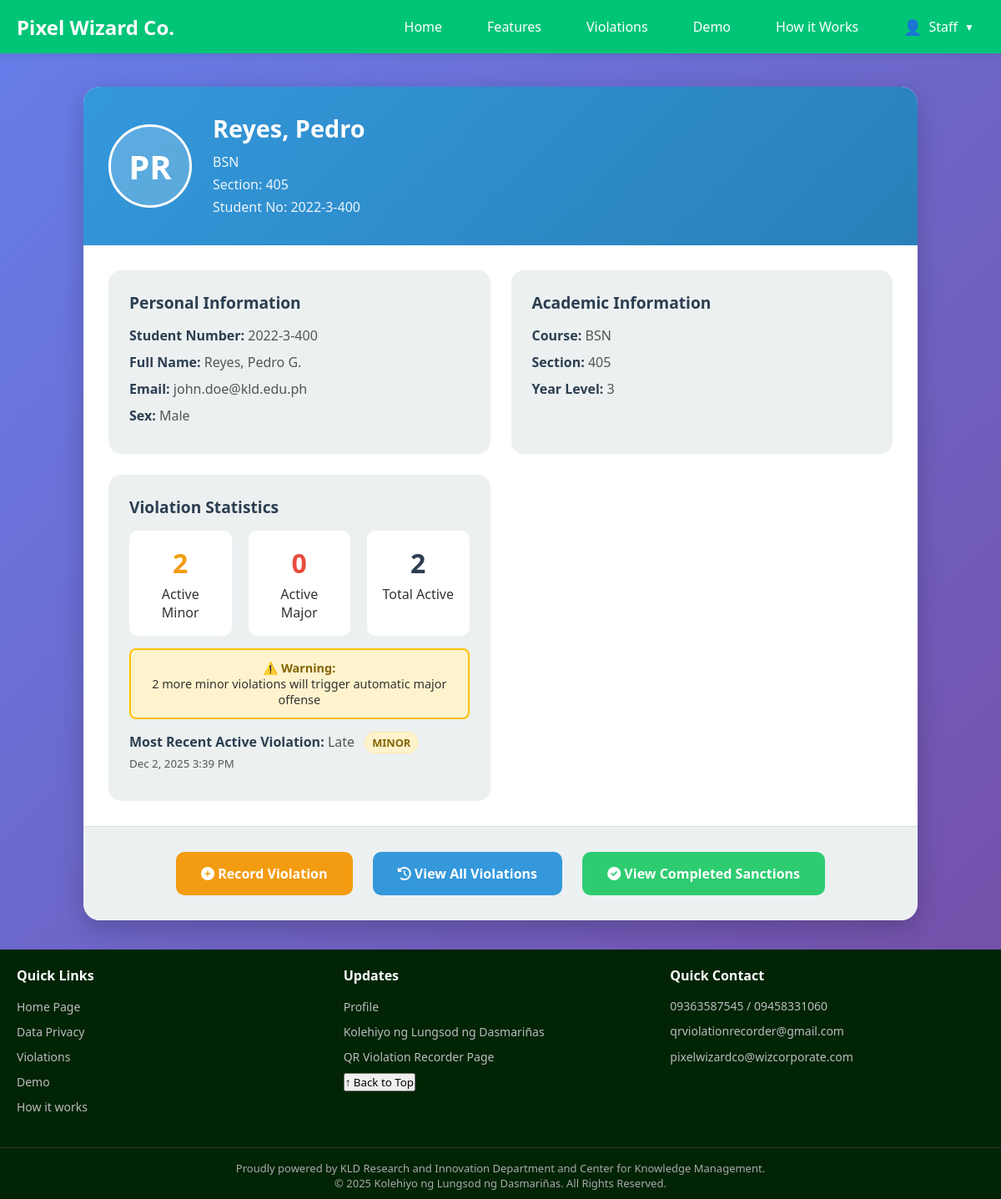
/staff_db.php?student_id=45 (signed in), run on the app's committed database.
### tables this page shows
CREATE TABLE `student_profiles` (
  `id` int(11) NOT NULL,
  `user_id` int(11) NOT NULL,
  `surname` varchar(100) DEFAULT NULL,
  `firstname` varchar(100) DEFAULT NULL,
  `middle_initial` varchar(5) DEFAULT NULL,
  `student_number` varchar(30) DEFAULT NULL,
  `sex` varchar(20) DEFAULT NULL,
  `course` varchar(10) DEFAULT NULL,
  `section` varchar(10) DEFAULT NULL,
  `qr_code` varchar(255) DEFAULT NULL,
  `created_at` timestamp NOT NULL DEFAULT current_timestamp(),
  `year_level` varchar(10) DEFAULT NULL
);

CREATE TABLE `users` (
  `id` int(11) NOT NULL,
  `full_name` varchar(100) NOT NULL,
  `email` varchar(150) NOT NULL,
  `password` varchar(255) NOT NULL,
  `created_at` timestamp NOT NULL DEFAULT current_timestamp(),
  `completed_setup` tinyint(1) NOT NULL DEFAULT 0,
  `otp_code` varchar(6) DEFAULT NULL,
  `otp_expires_at` datetime DEFAULT NULL,
  `profile_completed` tinyint(1) DEFAULT 0
);

CREATE TABLE `violations` (
  `id` int(11) NOT NULL,
  `user_id` int(11) NOT NULL,
  `recorded_by` int(11) NOT NULL,
  `admin_id` int(11) DEFAULT NULL,
  `staff_id` int(11) DEFAULT NULL,
  `user_type` enum('admin','staff') NOT NULL,
  `violation_type` varchar(255) NOT NULL,
  `violation_category` enum('minor','major') NOT NULL DEFAULT 'minor',
  `description` text DEFAULT NULL,
  `proof_filename` varchar(255) DEFAULT NULL,
  `status` enum('pending','under_review','resolved','dismissed') NOT NULL DEFAULT 'pending',
  `created_at` datetime DEFAULT current_timestamp(),
  `resolved_at` datetime DEFAULT NULL,
  `resolved_by` int(11) DEFAULT NULL,
  `resolution_notes` text DEFAULT NULL
);

### staff_db.php (the view, shortened to what this page needs)
<?php
require_once 'database.php';
$student_id = isset($_GET['student_id']) ? $_GET['student_id'] : '';
function getStudentData($student_id, $conn) {
    $sql = "SELECT sp.*, u.email
            FROM student_profiles sp
            JOIN users u ON sp.user_id = u.id
            WHERE sp.student_number = ?
            LIMIT 1";
    $stmt = mysqli_prepare($conn, $sql);
    mysqli_stmt_bind_param($stmt, "s", $student_id);
    mysqli_stmt_execute($stmt);
    $result = mysqli_stmt_get_result($stmt);
    $sql = "SELECT sp.*, u.email
            FROM student_profiles sp
            JOIN users u ON sp.user_id = u.id
            WHERE sp.user_id = ?
            LIMIT 1";
    $stmt = mysqli_prepare($conn, $sql);
    mysqli_stmt_bind_param($stmt, "i", $student_id);
    mysqli_stmt_execute($stmt);
    $result = mysqli_stmt_get_result($stmt);
    if ($result && mysqli_num_rows($result) > 0) {
        return mysqli_fetch_assoc($result);
    }
    return null;
}
function getViolationCounts($user_id, $conn) {
    $sql = "SELECT COUNT(DISTINCT v.id) AS total
            FROM violations v
            LEFT JOIN sanctions s ON v.id = s.violation_id
            WHERE v.user_id = ?
            AND v.violation_category = 'minor'
            AND (s.status IS NULL OR s.status != 'completed')";
    $stmt = mysqli_prepare($conn, $sql);
    mysqli_stmt_bind_param($stmt, "i", $user_id);
    mysqli_stmt_execute($stmt);
    $result = mysqli_stmt_get_result($stmt);
    $minor_row = mysqli_fetch_assoc($result);
    $minor_total = $minor_row ? $minor_row['total'] : 0;
    $sql = "SELECT COUNT(DISTINCT v.id) AS total
            FROM violations v
            LEFT JOIN sanctions s ON v.id = s.violation_id
            WHERE v.user_id = ?
            AND v.violation_category = 'major'
            AND (s.status IS NULL OR s.status != 'completed')";
    $stmt = mysqli_prepare($conn, $sql);
    mysqli_stmt_bind_param($stmt, "i", $user_id);
    mysqli_stmt_execute($stmt);
    $result = mysqli_stmt_get_result($stmt);
    $major_row = mysqli_fetch_assoc($result);
    $major_total = $major_row ? $major_row['total'] : 0;
    $sql = "SELECT COUNT(DISTINCT v.id) AS total
            FROM violations v
            JOIN sanctions s ON v.id = s.violation_id
            WHERE v.user_id = ?
            AND s.status = 'completed'";
    $stmt = mysqli_prepare($conn, $sql);
    mysqli_stmt_bind_param($stmt, "i", $user_id);
    mysqli_stmt_execute($stmt);
    $result = mysqli_stmt_get_result($stmt);
    $cleared_row = mysqli_fetch_assoc($result);
    $cleared_total = $cleared_row ? $cleared_row['total'] : 0;
    $converted_majors = floor($minor_total / 4);
    $effective_major_total = $major_total + $converted_majors;
    $remaining_minors = $minor_total % 4;
    return [
        'minor_total' => $minor_total,
        'major_total' => $major_total,
        'cleared_total' => $cleared_total,
        'converted_majors' => $converted_majors,
        'effective_major_total' => $effective_major_total,
        'remaining_minors' => $remaining_minors,
        'total_violations' => $minor_total + $major_total,
        'active_violations' => $minor_total + $major_total
    ];
}
function getRecentViolation($user_id, $conn) {
    $sql = "SELECT v.violation_type, v.violation_category, v.created_at, v.status
            FROM violations v
            LEFT JOIN sanctions s ON v.id = s.violation_id
            WHERE v.user_id = ?
            AND (s.status IS NULL OR s.status != 'completed')
            ORDER BY v.created_at DESC
            LIMIT 1";
    $stmt = mysqli_prepare($conn, $sql);
    mysqli_stmt_bind_param($stmt, "i", $user_id);
    mysqli_stmt_execute($stmt);
    $result = mysqli_stmt_get_result($stmt);
    if ($result && mysqli_num_rows($result) > 0) {
        return mysqli_fetch_assoc($result);
    }
    return null;
}
function getTotalStudents($conn) {
    $sql = "SELECT COUNT(*) AS total FROM student_profiles";
    $result = mysqli_query($conn, $sql);
    if ($result) {
        $row = mysqli_fetch_assoc($result);
        return $row['total'];
    }
    return 0;
}
function getMonthlyViolations($conn) {
    $sql = "SELECT COUNT(*) AS total
            FROM violations
            WHERE MONTH(created_at) = MONTH(CURDATE())
            AND YEAR(created_at) = YEAR(CURDATE())";
    $result = mysqli_query($conn, $sql);
    if ($result) {
        $row = mysqli_fetch_assoc($result);
        return $row['total'];
    }
    return 0;
}
function getPendingCases($conn) {
    $sql = "SELECT COUNT(DISTINCT v.id) AS total
            FROM violations v
            LEFT JOIN sanctions s ON v.id = s.violation_id
            WHERE (s.status IS NULL OR s.status != 'completed')";
    $result = mysqli_query($conn, $sql);
    if ($result) {
        $row = mysqli_fetch_assoc($result);
        return $row['total'];
    }
    return 0;
}
$total_students = getTotalStudents($conn);
$monthly_violations = getMonthlyViolations($conn);
$pending_cases = getPendingCases($conn);
$student_data = null;
$violation_counts = null;
$recent_violation = null;
if ($student_id) {
    $student_data = getStudentData($student_id, $conn);
    if ($student_data) {
        $violation_counts = getViolationCounts($student_data['user_id'], $conn);
        $recent_violation = getRecentViolation($student_data['user_id'], $conn);
    }
}
?>
<!DOCTYPE html>
<html lang="en">
<head>
    <link rel="stylesheet" href="https://cdnjs.cloudflare.com/ajax/libs/font-awesome/6.0.0/css/all.min.css">
</head>
<body>
    <?php include 'nav.php'; ?>
    <div class="staff-container">
        <div class="staff-main">
            <?php if (!$student_id || !$student_data): ?>
                <div class="welcome-section">
                    <div class="welcome-icon">
                        <i class="fas fa-qrcode"></i>
                    </div>
                    <h2>Ready to Scan Student QR Code</h2>
                    <p>Scan a student's QR code to view their profile and record violations</p>
                    <div class="quick-stats">
                        <div class="stat-card">
                            <div class="stat-number"><?php echo $total_students; ?></div>
                            <div class="stat-label">Total Students</div>
                        </div>
                        <div class="stat-card">
                            <div class="stat-number"><?php echo $monthly_violations; ?></div>
                            <div class="stat-label">Violations This Month</div>
                        </div>
                        <div class="stat-card">
                            <div class="stat-number"><?php echo $pending_cases; ?></div>
                            <div class="stat-label">Active Cases</div>
                        </div>
                    </div>
                    <div class="scan-instructions">
                        <h3>How to Record a Violation</h3>
                        <ol>
                            <li><strong>Scan QR Code:</strong> Use your device camera to scan the student's QR code</li>
                            <li><strong>View Profile:</strong> Student information will automatically appear</li>
                            <li><strong>Record Violation:</strong> Click "Record Violation" button</li>
                            <li><strong>Fill Details:</strong> Enter violation type, description, and evidence</li>
                            <li><strong>Submit:</strong> Save the violation record to the system</li>
                        </ol>
                    </div>
                    <div style="color: #666; font-style: italic; margin-top: 30px;">
                        <i class="fas fa-info-circle"></i>
                        Waiting for QR code scan...
                    </div>
                </div>
            <?php else: ?>
                <div class="student-profile">
                    <div class="profile-header">
                        <div class="profile-avatar">
                            <?php
                            $firstname = $student_data['firstname'] ?? '';
                            $surname = $student_data['surname'] ?? '';
                            if ($firstname && $surname) {
                                echo strtoupper(substr($firstname, 0, 1) . substr($surname, 0, 1));
                            } else {
                                echo 'ST';
                            }
                            ?>
                        </div>
                        <div class="profile-info">
                            <h2>
                                <?php
                                if ($student_data['surname'] && $student_data['firstname']) {
                                    echo htmlspecialchars($student_data['surname'] . ', ' . $student_data['firstname']);
                                } else {
                                    echo 'Student Profile';
                                }
                                ?>
                            </h2>
                            <p><?php echo htmlspecialchars($student_data['course'] ?? 'No course info'); ?></p>
                            <p>Section: <?php echo htmlspecialchars($student_data['section'] ?? 'N/A'); ?></p>
                            <p>Student No: <?php echo htmlspecialchars($student_data['student_number']); ?></p>
                        </div>
                    </div>
                    <div class="profile-details">
                        <div class="detail-group">
                            <h4>Personal Information</h4>
                            <p><strong>Student Number:</strong> <?php echo htmlspecialchars($student_data['student_number']); ?></p>
                            <p><strong>Full Name:</strong>
                                <?php
                                if ($student_data['surname'] && $student_data['firstname']) {
                                    echo htmlspecialchars($student_data['surname'] . ', ' . $student_data['firstname']);
                                    if (!empty($student_data['middle_initial'])) {
                                        echo ' ' . htmlspecialchars($student_data['middle_initial']) . '.';
                                    }
                                }
                                ?>
                            </p>
                            <p><strong>Email:</strong> <?php echo htmlspecialchars($student_data['email'] ?? 'N/A'); ?></p>
                            <p><strong>Sex:</strong> <?php echo htmlspecialchars($student_data['sex'] ?? 'Not specified'); ?></p>
                        </div>
                        <div class="detail-group">
                            <h4>Academic Information</h4>
                            <p><strong>Course:</strong> <?php echo htmlspecialchars($student_data['course'] ?? 'Not specified'); ?></p>
                            <p><strong>Section:</strong> <?php echo htmlspecialchars($student_data['section'] ?? 'Not specified'); ?></p>
                            <p><strong>Year Level:</strong> <?php echo htmlspecialchars($student_data['year_level'] ?? 'N/A'); ?></p>
                        </div>
                        <div class="detail-group">
                            <h4>Violation Statistics</h4>
                            <div class="violation-stats">
                                <div class="stat-box minor-count">
                                    <div class="stat-value"><?php echo $violation_counts['minor_total']; ?></div>
                                    <div>Active Minor</div>
                                </div>
                                <div class="stat-box major-count">
                                    <div class="stat-value"><?php echo $violation_counts['major_total']; ?></div>
                                    <div>Active Major</div>
                                </div>
                                <div class="stat-box total-count">
                                    <div class="stat-value"><?php echo $violation_counts['total_violations']; ?></div>
                                    <div>Total Active</div>
                                </div>
                            </div>
                            <?php if ($violation_counts['remaining_minors'] == 3): ?>
                            <div class="critical-warning">
                                <strong>🚨 CRITICAL WARNING:</strong><br>
                                Next minor violation will be automatically converted to a MAJOR offense!
                            </div>
                            <?php elseif ($violation_counts['remaining_minors'] == 2): ?>
                            <div class="conversion-warning">
                                <strong>⚠️ Warning:</strong><br>
                                2 more minor violations will trigger automatic major offense
                            </div>
                            <?php endif; ?>
                            <?php if ($recent_violation): ?>
                                <p style="margin-top: 15px;"><strong>Most Recent Active Violation:</strong>
                                    <?php echo htmlspecialchars($recent_violation['violation_type']); ?>
                                    <span class="violation-category-badge violation-category-<?= $recent_violation['violation_category'] ?>">
                                        <?= strtoupper($recent_violation['violation_category']) ?>
                                    </span>
                                    <br><small><?php echo date("M j, Y g:i A", strtotime($recent_violation['created_at'])); ?></small>
                                </p>
                            <?php else: ?>
                                <p style="margin-top: 15px; color: var(--success);"><strong>No active violations</strong></p>
                            <?php endif; ?>
                        </div>
                    </div>
                    <div class="violation-actions">
                        <button class="btn btn-warning" onclick="recordViolation('<?php echo $student_data['user_id']; ?>')">
                            <i class="fas fa-plus-circle"></i> Record Violation
                        </button>
                        <button class="btn btn-primary" onclick="viewViolationHistory('<?php echo $student_data['user_id']; ?>')">
                            <i class="fas fa-history"></i> View All Violations
                        </button>
                        <?php if ($violation_counts['cleared_total'] > 0): ?>
                        <button class="btn btn-success" onclick="viewCompletedSanctions('<?php echo $student_data['user_id']; ?>')">
                            <i class="fas fa-check-circle"></i> View Completed Sanctions
                        </button>
                        <?php endif; ?>
                    </div>
                </div>
            <?php endif; ?>
        </div>
    </div>
    <?php include 'footer.php'; ?>
</body>
</html>

### data on the page
student_profiles: firstname+surname "PR", surname+firstname "Reyes, Pedro", course "BSN", section "405", student_number "2022-3-400", middle_initial "G", user.email "john.doe@kld.edu.ph", sex "Male", year_level "3"
violations: violation_type "Late", violation_category "MINOR", created_at "Dec 2, 2025 3:39 PM"

### other printed values
$violation_counts['minor_total'] "2"
$violation_counts['major_total'] "0"
$violation_counts['total_violations'] "2"
